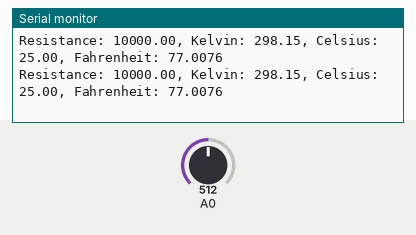
This sketch was run on a simulated Arduino Uno, built with avr-gcc and run on an emulated ATmega328P. Parts: the last lines printed to the serial monitor. The inputs (shaded band) are chosen by the test bench; at power-on: A0 = 512.

Above: at 1.8 s.
1.9 s: A0 set to 0
At 2.5 s:
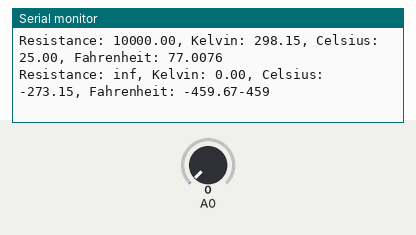
4.5 s: A0 set to 122
At 5.8 s:
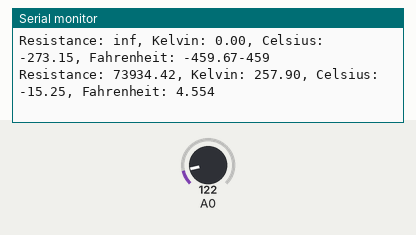

The sketch:

test_thermistor.ino
```cpp
#include <math.h>
#include <Xbee.h>

// Schematic:
// [Ground] ---- [10k-Resistor] -------|------- [Thermistor] ---- [+3.3V]
//                                 Analog 0

double Thermistor(int RawADC) {
  // Using Steinhart-Hart Thermistor equation
  float Temp;
  float v_out;

  v_out = (RawADC / 1024.0) * 3.3;
  Temp = 10000.0 * ( (3.3 / v_out) - 1);
  //Temp = log(10000.0*((1024.0/RawADC-1))); // Gets resistance of thermistor
  Serial.print("Resistance: ");
  Serial.print(Temp);

  //Temp = 1/(0.001129148 + (0.000234125 + (0.0000000876741 * Temp * Temp))*Temp);
  Temp = 1 / (0.001129148 + (0.000234125 * log(Temp)) + (0.0000000876741 * pow(log(Temp), 3)));
  Serial.print(", Kelvin: ");
  Serial.print(Temp);

  Temp = Temp - 273.15; // Convert K to C
  Serial.print(", Celsius: ");
  Serial.print(Temp);

  Temp = (Temp * 9.0)/ 5.0 + 32.0; // Convert C to F
  Serial.print(", Fahrenheit: ");
  Serial.print(Temp);

  return Temp;
}

void setup() {
  Serial.begin(115200);
}

void loop() {
  Serial.println(int(Thermistor(analogRead(0)))); // displays F
  delay(1000);
}
```

Measured:
- after the input at 1.9 s, the serial monitor: prints a new line after 0.11 s (image 1)
- after the input at 4.5 s, the serial monitor: prints a new line after 0.52 s (image 2)
